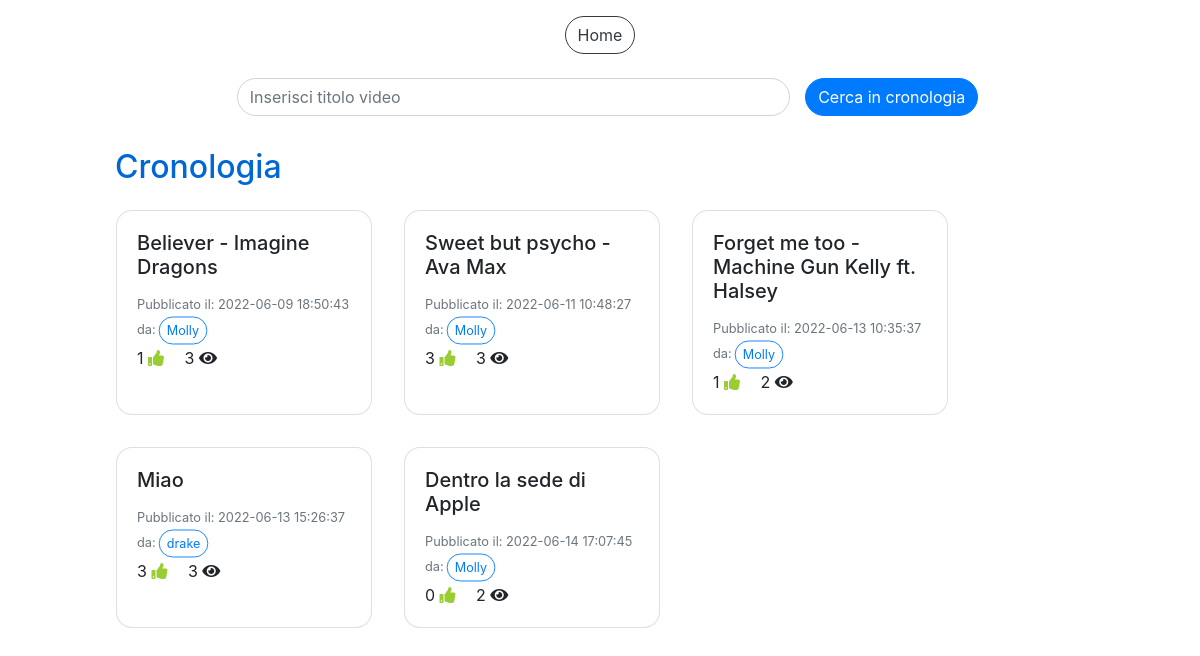
Page /cronologia.php (signed in) on the earlier database version.
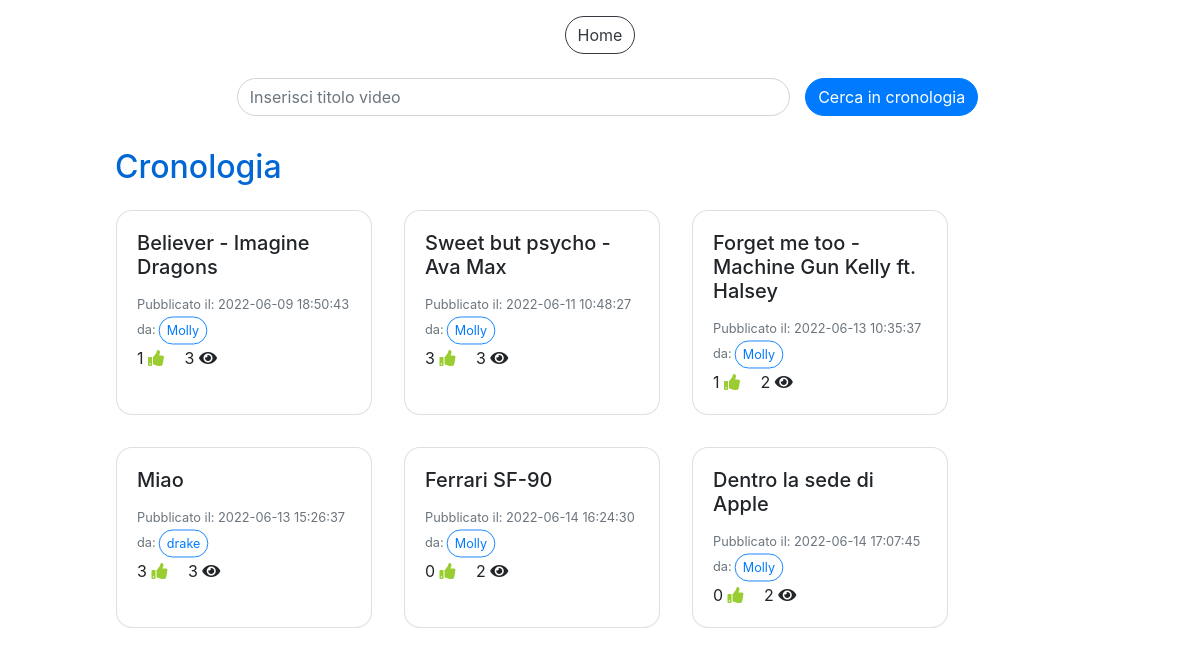
Same page on the later database version.
### tables this page shows
CREATE TABLE `video` (
  `IdVideo` int(11) NOT NULL,
  `Titolo` varchar(100) NOT NULL,
  `SorgenteVideo` varchar(300) NOT NULL,
  `DataPubblicazione` datetime NOT NULL DEFAULT current_timestamp(),
  `NumeroLike` int(11) NOT NULL DEFAULT 0,
  `NumeroVisualizzazioni` int(11) NOT NULL DEFAULT 0,
  `IdAccount` int(11) NOT NULL
);

CREATE TABLE `accounts` (
  `IdAccount` int(11) NOT NULL,
  `Username` varchar(40) NOT NULL,
  `Mail` varchar(40) NOT NULL,
  `Password` varchar(100) NOT NULL,
  `Canale` tinyint(1) NOT NULL,
  `NumeroIscritti` int(11) DEFAULT NULL
);

### cronologia.php (the view, shortened to what this page needs)
<!DOCTYPE html>
<html>
<head>
  <link rel="stylesheet" href="css/style.css">
  <link rel="stylesheet" href="css/custom_style.css">
</head>
<body>
  <?php
    include("db.php");
  ?>
  <div class="container-fluid pt-3">
    <div class="row justify-content-center">
      <button type="button" class="btn btn-outline-dark" onclick="location.href='home.php'">Home</button>
    </div>
    <div class="row justify-content-center">
      <div class="col-10">
          <form method="POST" class="mt-2" style="width: 100%" action="cronologia.php">
            <div class="row align-items-center justify-content-center">
              <div class="form-group col-7 mt-3">
                <input type="text" id="cerca" class="form-control" name="cerca" placeholder="Inserisci titolo video">
              </div>
              <button id="bottoneCerca" class="btn btn-primary" value="">Cerca in cronologia</button>
            </div>
          </form>
        <h2 class="titleText mt-3">Cronologia</h2>
        <div id="cronologia" class="row">
        <?php
          $sql="SELECT * FROM Playlists WHERE IdAccount=? AND TipoPlaylist=?";
          $query=$db->prepare($sql);
          $dati=array($_SESSION["loginID"], 1);
          $query->execute($dati);
          $ris=$query->fetchAll();
          foreach($ris as $row) {
            $idCronologia=$row["IdPlaylist"];
          }
          $sql="SELECT * FROM Video v JOIN Accounts a ON v.IdAccount=a.IdAccount WHERE IdVideo IN (SELECT IdVideo FROM Composizioni_playlists WHERE IdPlaylist=?)";
          $dati=array($idCronologia);
          $query=$db->prepare($sql);
          $query->execute($dati);
          $ris=$query->fetchAll();
          foreach($ris as $row) {
            $sql="SELECT * FROM Video v, Visualizzazioni vis, Accounts a WHERE v.IdVideo=vis.IdVideo AND a.IdAccount=vis.IdAccount AND vis.IdAccount=? AND vis.IdVideo=?";
            $query=$db->prepare($sql);
            $dati=array($_SESSION["loginID"], $row["IdVideo"]);
            $query->execute($dati);
            $risVis=$query->fetchAll();
            $tempoVis=-1;
            $creator=$row["Username"];
            foreach($risVis as $vis) {
              $tempoVis=$vis["TempoVisualizzazione"];
            }
            echo '<div class="card card-video m-3" style="width: 16rem;">
                    <div class="card-body card-video" onclick="cardOnClick(\''. $row["IdVideo"] .'\',\''. $row["Titolo"] .'\',\''. $row["SorgenteVideo"] .'\',\''. $tempoVis .'\',\''. $creator .'\')">
                      <h5 class="card-title card-video">'. $row["Titolo"] .'</h5>
                      <p class="card-text card-video">
                        <small class="text-muted">Pubblicato il: '. $row["DataPubblicazione"] .'<br>da:<button type="button" class="btn btn-outline-primary btn-sm mini">'. $creator .'</button></small><br>
                        '. $row["NumeroLike"] .' <i class="fa fa-thumbs-up mr-3"></i>
                        '. $row["NumeroVisualizzazioni"] .' <i class="fa fa-eye"></i>
                      </p>
                    </div>
                  </div>';
          }
        ?>
        </div>
      </div>
    </div>
  </div>
</body>
</html>

Differences in the rows shown:
now on this page (row edited): video: Titolo "Ferrari SF-90", DataPubblicazione "2022-06-14 16:24:30", IdAccount.Username "Molly", NumeroLike "0", NumeroVisualizzazioni "2"
